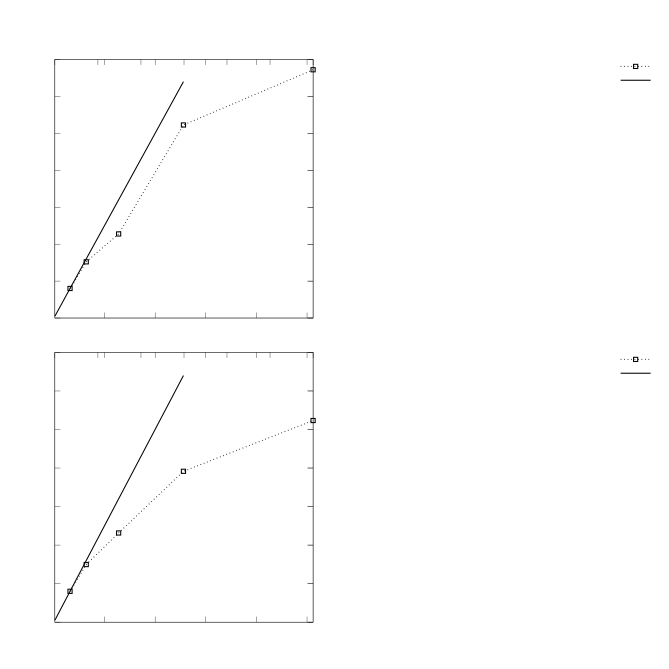

This figure's gnuplot source:
set output 'MPISpeedup.tex'
set terminal cairolatex  pdf   size 17cm,17cm
set multiplot
set size 1,0.5
set size 0.98,0.49
set origin 0.01,0.505
unset lmargin 
unset rmargin 
set tmargin 4e00
set bmargin 1e00
unset logscale x
unset logscale y
unset logscale x2
unset logscale y2
set xrange [1:256]
set autoscale y
set autoscale x2
set autoscale y2
unset xlabel
set ylabel "Speedup"
unset x2label
set y2label "SlvIter"
set title "Speedup"
unset key
set key outside right vertical maxrows 2 
set xtics 
set x2tics format " " 
set ytics 
set y2tics format " " 
set termoption dashed
plot "MPISpeedup_data_0.csv" title "NewtonGmres Swz w Coarse Overlap MGLevels3" with linespoints linecolor  "black" dashtype 3 linewidth 3 pointtype 4 pointsize 0.5, "MPISpeedup_data_1.csv" title "Ideal" with lines linecolor  "black" dashtype 1 linewidth 3
set size 0.98,0.49
set origin 0.01,0.005
unset lmargin 
unset rmargin 
set tmargin 1e00
unset bmargin 
unset logscale x
unset logscale y
unset logscale x2
unset logscale y2
set xrange [1:256]
set autoscale y
set autoscale x2
set autoscale y2
set xlabel "Processors"
set ylabel "Speedup"
unset x2label
set y2label "SlvInit"
unset title 
unset key
set key outside right vertical maxrows 2 
set xtics 
set x2tics format " " 
set ytics 
set y2tics format " " 
set termoption dashed
plot "MPISpeedup_data_2.csv" title "NewtonGmres Swz w Coarse Overlap MGLevels3" with linespoints linecolor  "black" dashtype 3 linewidth 3 pointtype 4 pointsize 0.5, "MPISpeedup_data_3.csv" title "Ideal" with lines linecolor  "black" dashtype 1 linewidth 3


exit
